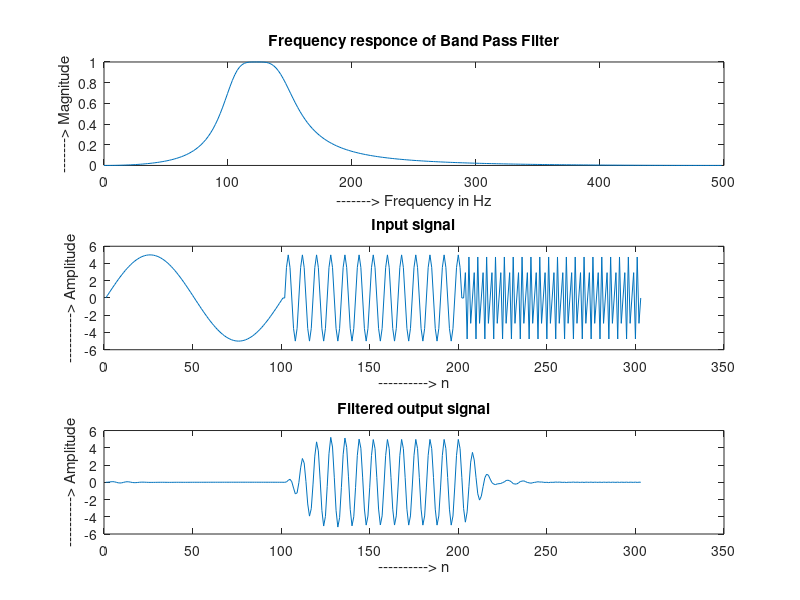

MATLAB code to generate this figure:
% Clear all previous work
clc;
clear all;

% Given specifications
Ap = 3;
As = 18;
f1 = 25;
fL = 100;
fH = 150;
f2 = 225;
fs = 1000;

% To find Order(N) and cutoff frequency(fc)
fpbn = [100 / (fs / 2), 150 / (fs / 2)];
fsbn = [25 / (fs / 2), 225 / (fs / 2)];
[N, fc] = buttord(fpbn, fsbn, Ap, As);
display('Order of the filter is = ');
display(N);

% To compute frequency response of an IIR digital filter
[b, a] = butter(N, fc);
[H, f] = freqz(b, a, 256, fs);
subplot(3, 1, 1);
plot(f, abs(H));
title('Frequency responce of Band Pass Filter');
xlabel('-------> Frequency in Hz');
ylabel('-------> Magnitude');

% Filtering operation on input singalhavingfrequency 10Hz,125Hz,400Hz
n = 0:1 / fs:0.1;
s1 = 5 * sin(2 * pi * 10 * n);
s2 = 5 * sin(2 * pi * 125 * n);
s3 = 5 * sin(2 * pi * 400 * n);
x = [s1 s2 s3];
subplot(3, 1, 2);
plot(x);
title('Input signal');
xlabel('----------> n');
ylabel('----------> Amplitude');

y = filter(b, a, x);
subplot(3, 1, 3);
plot(y);
title('Filtered output signal');
xlabel('----------> n');
ylabel('----------> Amplitude');
